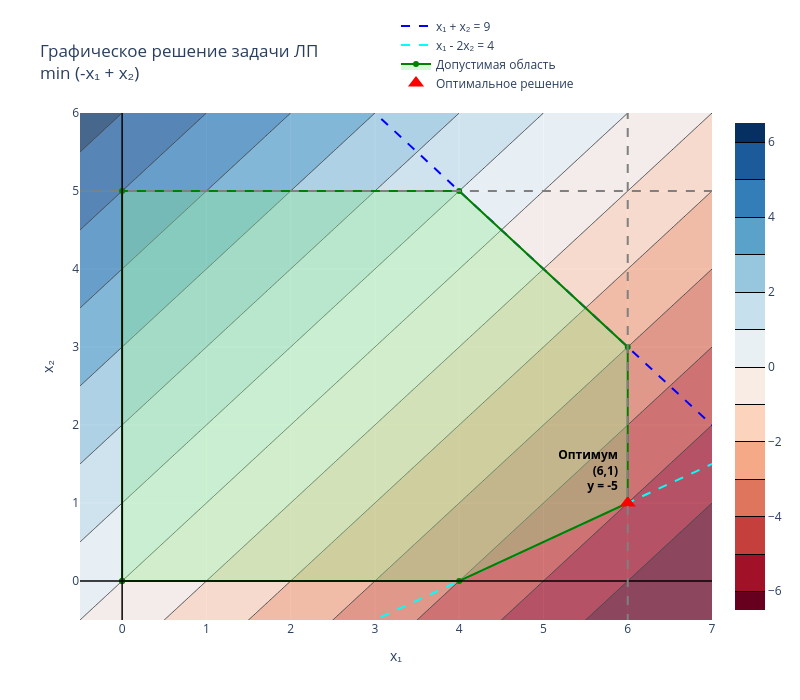

Here is the notebook cell this chart was saved with:
### Markdown cell above
$$
-x_1 + x_2 \rightarrow \min
$$
при ограничениях:

\begin{aligned}
x_1 + x_3 &= 6 \\
x_2 + x_4 &= 5 \\
x_1 + x_2 + x_5 &= 9 \\
x_1 - 2x_2 + x_6 &= 4 \\
x_1, x_2, x_3, x_4, x_5, x_6 &\geq 0
\end{aligned}

### Code cell
import numpy as np
import plotly.graph_objects as go

# ----- 1. Изолинии целевой функции -----
x1 = np.linspace(-1, 7, 400)
x2 = np.linspace(-1, 6, 400)
X1, X2 = np.meshgrid(x1, x2)
Z = -X1 + X2  

fig = go.Figure()

# Добавляем контурный график (изолинии)
fig.add_trace(go.Contour(
    x=x1, y=x2, z=Z,
    colorscale='RdBu',
    contours=dict(start=-6, end=6, size=1),
    line=dict(width=1),
    opacity=0.7,
    name='Линии уровня -x₁ + x₂'
))

# ----- 2. Ограничения -----
# 2.1 Неотрицательность: x1 >= 0, x2 >= 0 (оси)
fig.add_shape(type='line', x0=0, y0=-1, x1=0, y1=6, line=dict(color='black', width=1.5))
fig.add_shape(type='line', x0=-1, y0=0, x1=7, y1=0, line=dict(color='black', width=1.5))

# 2.2 x1 <= 6  (вертикальная линия)
fig.add_shape(type='line', x0=6, y0=-1, x1=6, y1=6, line=dict(color='gray', width=2, dash='dash'))
# 2.3 x2 <= 5  (горизонтальная линия)
fig.add_shape(type='line', x0=-1, y0=5, x1=7, y1=5, line=dict(color='gray', width=2, dash='dash'))
# 2.4 x1 + x2 <= 9  (линия)
x_line = np.linspace(-1, 10, 100)
y_line1 = 9 - x_line
fig.add_trace(go.Scatter(x=x_line, y=y_line1, mode='lines',
                         line=dict(color='blue', width=2, dash='dash'),
                         name='x₁ + x₂ = 9'))
# 2.5 x1 - 2x2 <= 4  (линия)
y_line2 = (x_line - 4)/2
fig.add_trace(go.Scatter(x=x_line, y=y_line2, mode='lines',
                         line=dict(color='cyan', width=2, dash='dash'),
                         name='x₁ - 2x₂ = 4'))

# ----- 3. Допустимая область (заливка) -----
# Вершины многоугольника в порядке обхода
polygon = [(0,0), (4,0), (6,1), (6,3), (4,5), (0,5)]
polygon.append(polygon[0])  # замыкаем
x_poly = [p[0] for p in polygon]
y_poly = [p[1] for p in polygon]

fig.add_trace(go.Scatter(
    x=x_poly, y=y_poly,
    fill='toself',
    fillcolor='rgba(144, 238, 144, 0.35)', 
    line=dict(color='green', width=2),
    name='Допустимая область'
))

# ----- 4. Оптимальная точка (6,1) со значением -5 -----
fig.add_trace(go.Scatter(
    x=[6], y=[1],
    mode='markers+text',
    marker=dict(size=14, color='red', symbol='triangle-up'),
    text=['<b>Оптимум<br>(6,1)<br>y = -5</b>'],
    textfont=dict(color='black'),
    textposition='top left',
    name='Оптимальное решение'
))

# ----- Настройки графика -----
fig.update_layout(
    title='Графическое решение задачи ЛП<br>min (-x₁ + x₂)',
    xaxis_title='x₁',
    yaxis_title='x₂',
    width=800,
    height=700,
    xaxis=dict(range=[-0.5, 7]),
    yaxis=dict(range=[-0.5, 6]),
    legend=dict(x=0.5, y=1.2)
)

fig.show()

### Figure 1 — Plotly figure (JSON) as saved in the notebook; plotly's stock layout.template omitted (floating-point values rounded to 4 significant figures; data arrays with more than 128 entries replaced by an {"elided": "..."} marker saying what was removed)
{"data": [{"colorscale": [[0, "rgb(103,0,31)"], [0.1, "rgb(178,24,43)"], [0.2, "rgb(214,96,77)"], [0.3, "rgb(244,165,130)"], [0.4, "rgb(253,219,199)"], [0.5, "rgb(247,247,247)"], [0.6, "rgb(209,229,240)"], [0.7, "rgb(146,197,222)"], [0.8, "rgb(67,147,195)"], [0.9, "rgb(33,102,172)"], [1, "rgb(5,48,97)"]], "contours": {"end": 6, "size": 1, "start": -6}, "line": {"width": 1}, "name": "Линии уровня -x₁ + x₂", "opacity": 0.7, "type": "contour", "x": {"elided": "400 float values"}, "y": {"elided": "400 float values"}, "z": {"elided": "400x400 float values"}}, {"line": {"color": "blue", "dash": "dash", "width": 2}, "mode": "lines", "name": "x₁ + x₂ = 9", "type": "scatter", "x": [-1.0, -0.8889, -0.7778, -0.6667, -0.5556, -0.4444, -0.3333, -0.2222, -0.1111, 0.0, 0.1111, 0.2222, 0.3333, 0.4444, 0.5556, 0.6667, 0.7778, 0.8889, 1.0, 1.111, 1.222, 1.333, 1.444, 1.556, 1.667, 1.778, 1.889, 2.0, 2.111, 2.222, 2.333, 2.444, 2.556, 2.667, 2.778, 2.889, 3.0, 3.111, 3.222, 3.333, 3.444, 3.556, 3.667, 3.778, 3.889, 4.0, 4.111, 4.222, 4.333, 4.444, 4.556, 4.667, 4.778, 4.889, 5.0, 5.111, 5.222, 5.333, 5.444, 5.556, 5.667, 5.778, 5.889, 6.0, 6.111, 6.222, 6.333, 6.444, 6.556, 6.667, 6.778, 6.889, 7.0, 7.111, 7.222, 7.333, 7.444, 7.556, 7.667, 7.778, 7.889, 8.0, 8.111, 8.222, 8.333, 8.444, 8.556, 8.667, 8.778, 8.889, 9.0, 9.111, 9.222, 9.333, 9.444, 9.556, 9.667, 9.778, 9.889, 10.0], "y": [10.0, 9.889, 9.778, 9.667, 9.556, 9.444, 9.333, 9.222, 9.111, 9.0, 8.889, 8.778, 8.667, 8.556, 8.444, 8.333, 8.222, 8.111, 8.0, 7.889, 7.778, 7.667, 7.556, 7.444, 7.333, 7.222, 7.111, 7.0, 6.889, 6.778, 6.667, 6.556, 6.444, 6.333, 6.222, 6.111, 6.0, 5.889, 5.778, 5.667, 5.556, 5.444, 5.333, 5.222, 5.111, 5.0, 4.889, 4.778, 4.667, 4.556, 4.444, 4.333, 4.222, 4.111, 4.0, 3.889, 3.778, 3.667, 3.556, 3.444, 3.333, 3.222, 3.111, 3.0, 2.889, 2.778, 2.667, 2.556, 2.444, 2.333, 2.222, 2.111, 2.0, 1.889, 1.778, 1.667, 1.556, 1.444, 1.333, 1.222, 1.111, 1.0, 0.8889, 0.7778, 0.6667, 0.5556, 0.4444, 0.3333, 0.2222, 0.1111, 0.0, -0.1111, -0.2222, -0.3333, -0.4444, -0.5556, -0.6667, -0.7778, -0.8889, -1.0]}, {"line": {"color": "cyan", "dash": "dash", "width": 2}, "mode": "lines", "name": "x₁ - 2x₂ = 4", "type": "scatter", "x": [-1.0, -0.8889, -0.7778, -0.6667, -0.5556, -0.4444, -0.3333, -0.2222, -0.1111, 0.0, 0.1111, 0.2222, 0.3333, 0.4444, 0.5556, 0.6667, 0.7778, 0.8889, 1.0, 1.111, 1.222, 1.333, 1.444, 1.556, 1.667, 1.778, 1.889, 2.0, 2.111, 2.222, 2.333, 2.444, 2.556, 2.667, 2.778, 2.889, 3.0, 3.111, 3.222, 3.333, 3.444, 3.556, 3.667, 3.778, 3.889, 4.0, 4.111, 4.222, 4.333, 4.444, 4.556, 4.667, 4.778, 4.889, 5.0, 5.111, 5.222, 5.333, 5.444, 5.556, 5.667, 5.778, 5.889, 6.0, 6.111, 6.222, 6.333, 6.444, 6.556, 6.667, 6.778, 6.889, 7.0, 7.111, 7.222, 7.333, 7.444, 7.556, 7.667, 7.778, 7.889, 8.0, 8.111, 8.222, 8.333, 8.444, 8.556, 8.667, 8.778, 8.889, 9.0, 9.111, 9.222, 9.333, 9.444, 9.556, 9.667, 9.778, 9.889, 10.0], "y": [-2.5, -2.444, -2.389, -2.333, -2.278, -2.222, -2.167, -2.111, -2.056, -2.0, -1.944, -1.889, -1.833, -1.778, -1.722, -1.667, -1.611, -1.556, -1.5, -1.444, -1.389, -1.333, -1.278, -1.222, -1.167, -1.111, -1.056, -1.0, -0.9444, -0.8889, -0.8333, -0.7778, -0.7222, -0.6667, -0.6111, -0.5556, -0.5, -0.4444, -0.3889, -0.3333, -0.2778, -0.2222, -0.1667, -0.1111, -0.05556, 0.0, 0.05556, 0.1111, 0.1667, 0.2222, 0.2778, 0.3333, 0.3889, 0.4444, 0.5, 0.5556, 0.6111, 0.6667, 0.7222, 0.7778, 0.8333, 0.8889, 0.9444, 1.0, 1.056, 1.111, 1.167, 1.222, 1.278, 1.333, 1.389, 1.444, 1.5, 1.556, 1.611, 1.667, 1.722, 1.778, 1.833, 1.889, 1.944, 2.0, 2.056, 2.111, 2.167, 2.222, 2.278, 2.333, 2.389, 2.444, 2.5, 2.556, 2.611, 2.667, 2.722, 2.778, 2.833, 2.889, 2.944, 3.0]}, {"fill": "toself", "fillcolor": "rgba(144, 238, 144, 0.35)", "line": {"color": "green", "width": 2}, "name": "Допустимая область", "type": "scatter", "x": [0, 4, 6, 6, 4, 0, 0], "y": [0, 0, 1, 3, 5, 5, 0]}, {"marker": {"color": "red", "size": 14, "symbol": "triangle-up"}, "mode": "markers+text", "name": "Оптимальное решение", "text": ["<b>Оптимум<br>(6,1)<br>y = -5</b>"], "textfont": {"color": "black"}, "textposition": "top left", "type": "scatter", "x": [6], "y": [1]}], "layout": {"height": 700, "legend": {"x": 0.5, "y": 1.2}, "shapes": [{"line": {"color": "black", "width": 1.5}, "type": "line", "x0": 0, "x1": 0, "y0": -1, "y1": 6}, {"line": {"color": "black", "width": 1.5}, "type": "line", "x0": -1, "x1": 7, "y0": 0, "y1": 0}, {"line": {"color": "gray", "dash": "dash", "width": 2}, "type": "line", "x0": 6, "x1": 6, "y0": -1, "y1": 6}, {"line": {"color": "gray", "dash": "dash", "width": 2}, "type": "line", "x0": -1, "x1": 7, "y0": 5, "y1": 5}], "title": {"text": "Графическое решение задачи ЛП<br>min (-x₁ + x₂)"}, "width": 800, "xaxis": {"range": [-0.5, 7], "title": {"text": "x₁"}}, "yaxis": {"range": [-0.5, 6], "title": {"text": "x₂"}}}}
